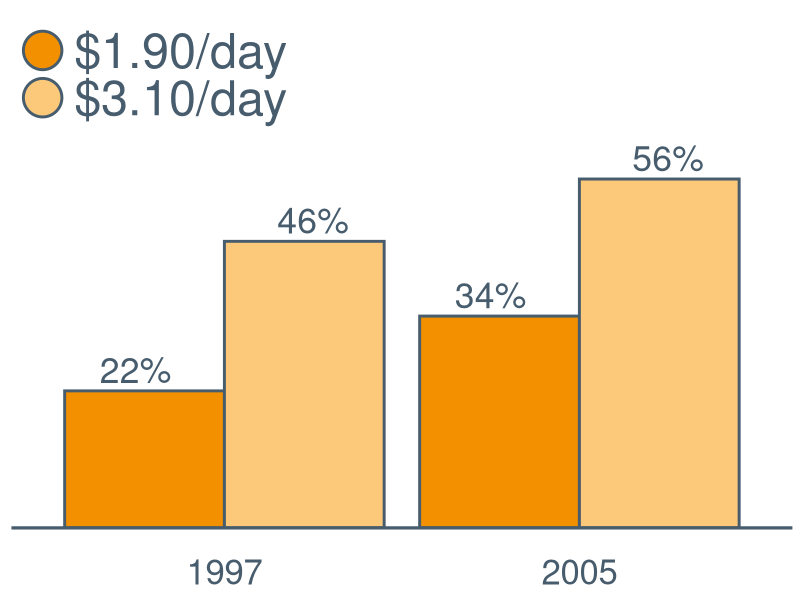
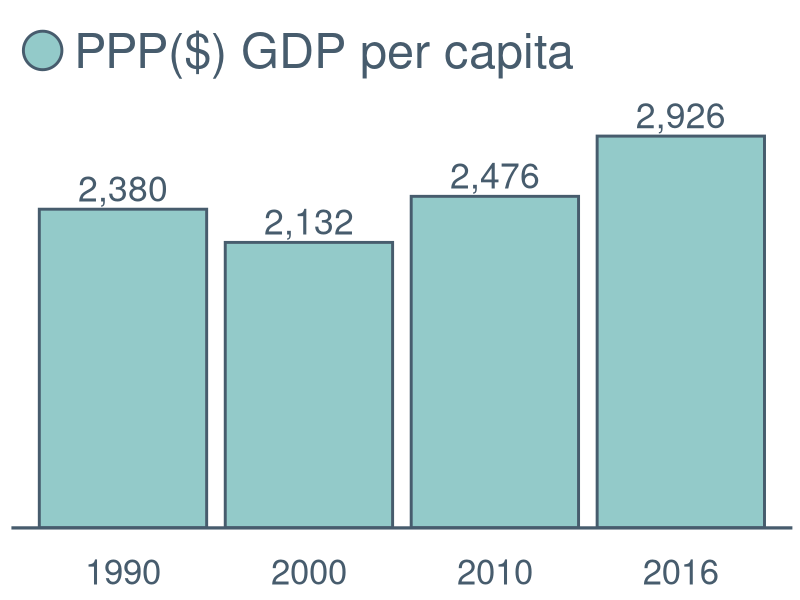
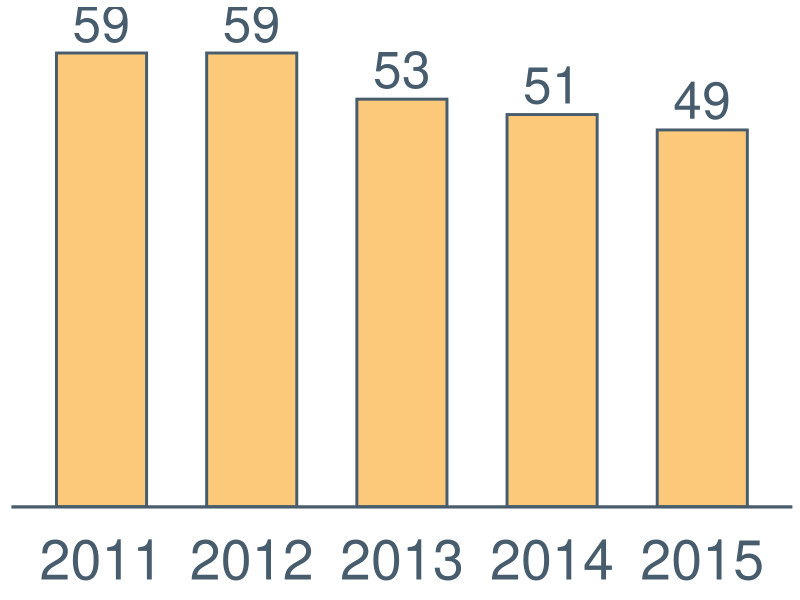
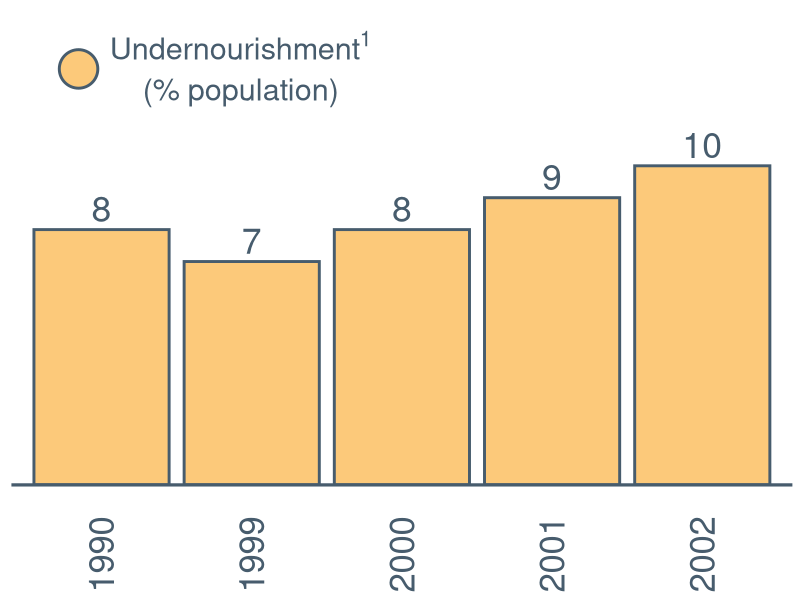
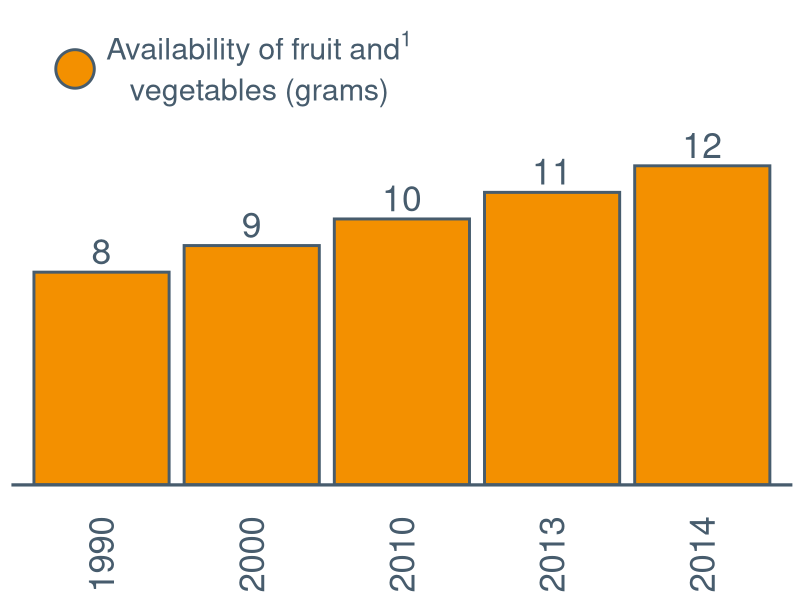
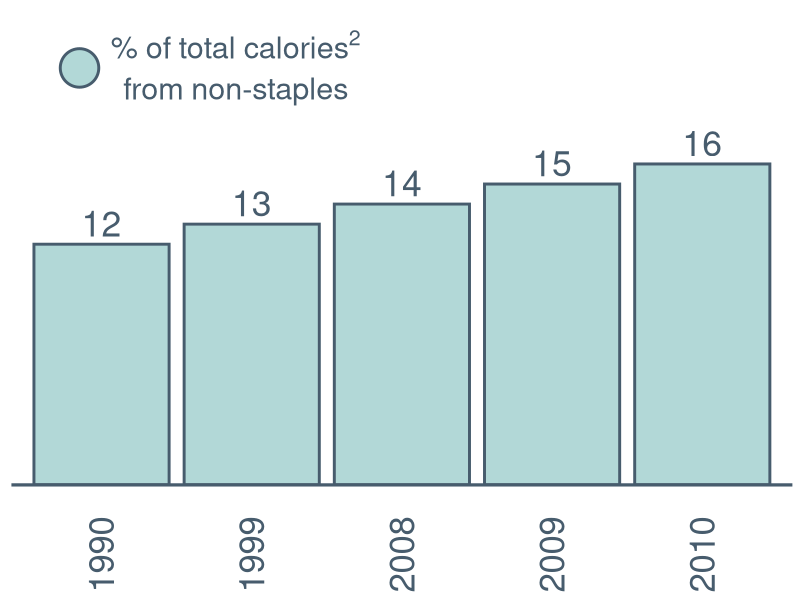
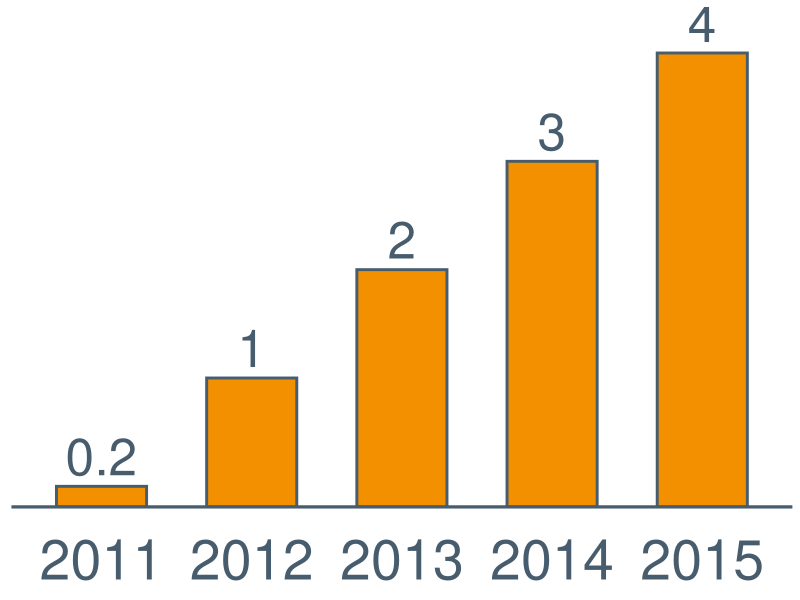
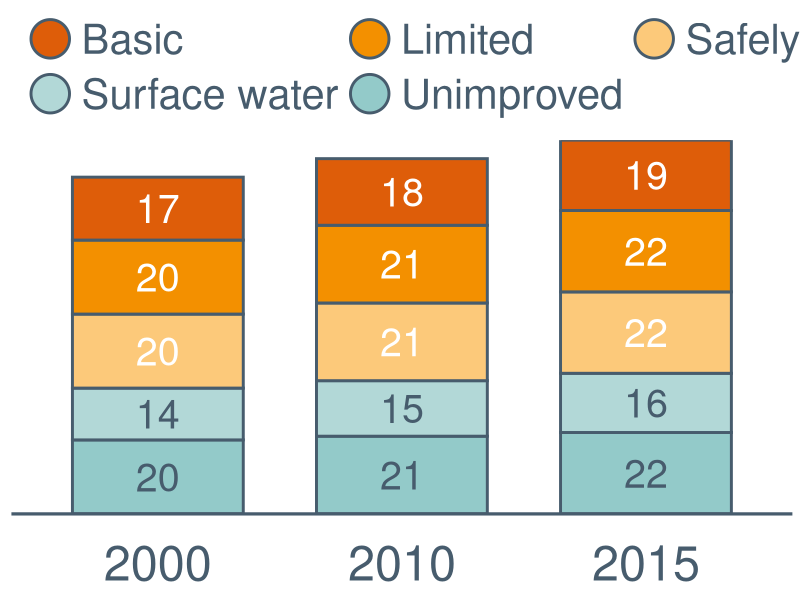

R code for these plots, in order: (Note: this script raises an error after producing the figures.)
####Setup#####
list.of.packages <- c("ggplot2","reshape2","data.table","scales","varhandle","Cairo","plyr","eulerr")
new.packages <- list.of.packages[!(list.of.packages %in% installed.packages()[,"Package"])]
if(length(new.packages)) install.packages(new.packages)
lapply(list.of.packages, require, character.only=T)

wd <- "~/git/gnr-country-profile-2018"
setwd(wd)

set.seed(12345)

dat <- read.csv("data.csv",na.strings=c("","."," "),as.is=TRUE)

countries <- unique(dat$country)

wd <- "~/git/gnr-country-profile-2018/charts"
setwd(wd)

# unlink(
#   dir(wd, full.names = TRUE)
#   , recursive = TRUE
# )
blank <- data.frame(x=0,y=0,text="No data")
no.data <- ggplot(blank,aes(x,y,label=text)) +
  geom_text(size=20,color="grey") +
  theme(
    axis.line = element_blank()
    ,axis.text = element_blank()
    ,axis.ticks = element_blank()
    ,axis.title = element_blank()
    ,panel.grid.major = element_blank()
    ,panel.grid.minor = element_blank()
  )
blank2 <- data.frame(x=0,y=0,text=" ")
cblank <- ggplot(blank2,aes(x,y,label=text)) +
  geom_text(size=20) +
  theme(
    axis.line = element_blank()
    ,axis.text = element_blank()
    ,axis.ticks = element_blank()
    ,axis.title = element_blank()
    ,panel.grid.major = element_blank()
    ,panel.grid.minor = element_blank()
    ,panel.border = element_blank()
    ,panel.background = element_blank()
    ,plot.background = element_blank()
  )

simple_style = theme_bw() +
  theme(
    panel.border = element_blank()
    ,panel.grid.major = element_blank()
    ,panel.background = element_blank()
    ,plot.background = element_blank()
    ,panel.grid.minor = element_blank()
    ,axis.line = element_line(colour = "black"))

yellow <- "#FCC97A" #light orange
orange <- "#F39000" #orange
red <- "#DE5D09" #dark orange
blue <- "#475C6D" #dark grey
light.blue <- "#93CAC9" #aqua
lighter.blue <- "#B2D8D7" #aqua light
dark.grey <- "#A0ADBB" #grey
grey <- "#CFD9E5" #light grey
white <- "#ffffff"

# dark_orange = "#DE5D09"
# orange = "#F39000"
# light_orange = "#FCC97A"
# dark_aqua = "#007495"
# aqua = "#93CAC9"
# aqua_light = "#B2D8D7"
# aqua_extra_light = "#D1E7E5"
# dark_grey = "#475C6D"
# grey = "#A0ADBB"
# light_grey = "#CFD9E5"

quintileFillValues <- c(red, orange, yellow, lighter.blue, light.blue)

yellowOrangeFill <- scale_fill_manual(values=c(yellow,orange))
orangeYellowFill <- scale_fill_manual(values=c(orange,yellow))
yellowOrangeRedFill <- scale_fill_manual(values=c(yellow,orange,red))
orangeFill <- scale_fill_manual(values=c(orange))
yellowFill <- scale_fill_manual(values=c(yellow))
blueFill <- scale_fill_manual(values=c(blue))
lightBlueLighterBlueFill  <- scale_fill_manual(values=c(light.blue, lighter.blue))
lightBlueFill <- scale_fill_manual(values=c(light.blue))
lighterBlueFill <- scale_fill_manual(values=c(lighter.blue))
quintileFill <-  scale_fill_manual(values=quintileFillValues)

yellowOrangeColor <- scale_color_manual(values=c(yellow,orange))
orangeYellowColor <- scale_color_manual(values=c(orange,yellow))
yellowOrangeRedColor <- scale_color_manual(values=c(yellow,orange,red))
orangeColor <- scale_color_manual(values=c(orange))
blueColor <- scale_color_manual(values=c(blue))
quintileColor <-  scale_color_manual(values=quintileFillValues)

textQuintileOffset <- scale_color_manual(values=c(white,white,blue,blue,blue))

firstAndLast <- function(vec,year_vec){
  label_df = data.frame(vec,year_vec)
  min.year = min(year_vec,na.rm=T)
  max.year = max(year_vec,na.rm=T)
  label_df$include = NA
  label_df$include[label_df$year_vec==min.year] = 1
  label_df$include[label_df$year_vec==max.year] = 1
  if(is.factor(label_df$vec)){label_df$vec = unfactor(label_df$vec)}
  label_df$vec[which(is.na(label_df$include))] = ""
  return(label_df$vec)
}

safeFormat <- function(vec, prefix="", suffix=""){
  results <- c()
  for(x in vec){
    #Missing
    if(is.na(x)){
      result <- ""
      #Large Negative
    }else if(x<= -1000){
      result <- format(round(x, digits = 0),format="d",big.mark=",")
      #Middle Negative
    }else if(x< -1){
      result <- round(x,digits=0)
      #Small negative
    }else if(x<0){
      result <- round(x,digits=1)
      #Zero
    }else if(x==0){
      result <- "0"
      #Small positive
    }else if(x<1){
      result <- round(x,digits=1)
      #Middle positive
    }else if(x<1000){
      result <- round(x,digits=0)
      #Large positive
    }else{
      result <- format(round(x, digits = 0),format="d",big.mark=",")
    }
    if(result!=""){
      result = paste0(prefix,result,suffix)
    }
    results <- c(results,result)
  }
  return(results)
}

####End setup####
####Loop####
for(this.country in countries){
  message(this.country)
  # dir.create(paste(wd,this.country,sep="/"))
  setwd(paste(wd,this.country,sep="/"))
  countrydat <- subset(dat,country==this.country)
  #Chart 1 part a and b
  indicators = c("190_percent","310_percent","GDP_capita_PPP")
  c1data = subset(countrydat,indicator %in% indicators)
  c1data$value = as.numeric(c1data$value)
  c1data <- subset(c1data,!is.na(year))
  if(nrow(c1data)!=0){
    c1a.melt <- subset(c1data, indicator %in% c("190_percent","310_percent"))
    c1a.melt$variable = NA
    c1a.melt$variable[which(c1a.melt$indicator=="190_percent")] = "$1.90/day"
    c1a.melt$variable[which(c1a.melt$indicator=="310_percent")] = "$3.10/day"
    c1a.melt <- subset(c1a.melt,!is.na(value))
    c1a.melt <- c1a.melt[order(c1a.melt$year),]
    c1a.melt$year = as.factor(c1a.melt$year)
    c1a.max <- max(c1a.melt$value,na.rm=TRUE)
    c1b.melt <- subset(c1data,indicator == "GDP_capita_PPP")
    c1b.melt$variable = "PPP($) GDP per capita"
    c1b.melt <- subset(c1b.melt,!is.na(value))
    c1b.melt <- c1b.melt[order(c1b.melt$year),]
    c1b.melt$year = as.factor(c1b.melt$year)
    c1b.max <- max(c1b.melt$value,na.rm=TRUE)
    c1a.key.data = data.frame(year=as.numeric(c(NA,NA)),variable=c("$1.90/day","$3.10/day"),value=as.numeric(c(NA,NA)))
    c1a = ggplot(c1a.melt,aes(year,value,fill=variable)) +
      geom_bar(position="dodge",stat="identity",color=blue,show.legend=F,size=1) +
      geom_point(data=c1a.key.data,aes(fill=variable),size=12,color=blue,stroke=1.5,shape=21) +
      orangeYellowFill +
      guides(fill=guide_legend(title=element_blank(),byrow=TRUE)) +
      simple_style  +
      scale_y_continuous(expand = c(0,0),limits=c(0,max(c1a.max*1.1,1))) +
      # expand_limits(y=c1a.max*1.1) +
      theme(
        legend.position="top"
        ,legend.text = element_text(size=35,color=blue)
        ,legend.justification=c(0,0)
        ,legend.direction="vertical"
        ,axis.title.x=element_blank()
        ,axis.title.y=element_blank()
        ,axis.ticks=element_blank()
        ,axis.line.y = element_blank()
        ,axis.line.x = element_line(color=blue, size = 1.1)
        ,axis.text.y = element_blank()
        ,axis.text.x = element_text(size=25,color=blue,margin=margin(t=20,r=0,b=0,l=0))
        ,legend.background = element_rect(fill = "transparent", colour = "transparent")
        ,legend.key = element_blank()
      ) + geom_text(size=9,aes(label=safeFormat(value,suffix="%")),position=position_dodge(1),vjust=-0.3,color=blue)
    if(nrow(c1a.melt)==0){c1a.missing<-TRUE}else{c1a.missing<-FALSE}
    c1b.key.data = data.frame(year=as.numeric(c(NA)),variable=c("PPP($) GDP per capita"),value=as.numeric(c(NA)))
    c1b = ggplot(c1b.melt,aes(year,value,fill=variable)) +
      geom_bar(position="dodge",stat="identity",color=blue,show.legend=F,size=1) +
      geom_point(data=c1b.key.data,aes(fill=variable),size=12,color=blue,stroke=1.5,shape=21) +
      lightBlueFill +
      guides(fill=guide_legend(title=element_blank(),byrow=TRUE)) +
      simple_style  +
      scale_y_continuous(expand = c(0,0)) +
      expand_limits(y=c1b.max*1.1) +
      theme(
        legend.position="top"
        ,legend.text = element_text(size=35,color=blue)
        ,legend.justification=c(0,0)
        ,legend.direction="vertical"
        ,axis.title.x=element_blank()
        ,axis.title.y=element_blank()
        ,axis.ticks=element_blank()
        ,axis.line.y = element_blank()
        ,axis.line.x = element_line(color=blue, size = 1.1)
        ,axis.text.y = element_blank()
        ,axis.text.x = element_text(size=25,color=blue,margin=margin(t=20,r=0,b=0,l=0))
        ,legend.background = element_rect(fill = "transparent", colour = "transparent")
        ,legend.key = element_blank()
        ,legend.key.size = unit(2.2,"lines")
      ) + geom_text(size=9,aes(label=safeFormat(value)),position=position_dodge(1),vjust=-0.3,color=blue)
    if(nrow(c1b.melt)==0){c1b.missing<-TRUE}else{c1b.missing<-FALSE}
  }else{
    c1a.missing <- TRUE
    c1b.missing <- TRUE
  }

  #Chart 2
  indicators = c("u5mr")
  c2data = subset(countrydat,indicator %in% indicators)
  c2data$value = as.numeric(c2data$value)
  c2data = subset(c2data, !is.na(value))
  c2data <- c2data[order(c2data$year),]
  c2data$year = as.factor(c2data$year)
  c2.max <- max(c2data$value,na.rm=TRUE)
  c2 <- ggplot(c2data,aes(year,value,fill="Deaths per 1,000 live births")) +
    geom_bar(stat="identity",width=0.6,color=blue,show.legend=F,size=1) +
    yellowFill +
    simple_style  +
    scale_y_continuous(expand = c(0,0)) +
    # scale_x_continuous(limits = c(2010.7,2015.3)) +
    expand_limits(y=c2.max*1.1) +
    theme(
      legend.position="top"
      ,legend.text = element_text(size=40,color=blue)
      ,legend.justification=c(0,0)
      ,legend.direction="vertical"
      ,axis.title.x=element_blank()
      ,axis.title.y=element_blank()
      ,axis.ticks=element_blank()
      ,axis.line.y = element_blank()
      ,axis.line.x = element_line(color=blue, size = 1.1)
      ,axis.text.y = element_blank()
      ,axis.text.x = element_text(size=40,color=blue,margin=margin(t=20,r=0,b=0,l=0))
      ,legend.background = element_rect(fill = "transparent", colour = "transparent")
      ,legend.key = element_rect(fill = "transparent", colour = "transparent")
      ,legend.key.size = unit(2.5,"lines")
    ) + geom_text(size=13,aes(label=safeFormat(value)),position=position_dodge(1),vjust=-0.3,color=blue)
  #Chart 3 part a and b
  indicators = c("undernourishment_prev","fruit_veg_availability","total_calories_non_staple")
  c3data = subset(countrydat,indicator %in% indicators)
  c3data$value = as.numeric(c3data$value)
  c3data <- subset(c3data,!is.na(year))
  if(nrow(c3data)!=0){
    c3a.data <- subset(c3data,indicator==indicators[1])
    c3a.data$variable = c3a.data$indicator
    c3a.data <- subset(c3a.data,!is.na(value))
    c3a.data <- c3a.data[order(c3a.data$year),]
    c3a.data$year <- factor(c3a.data$year)
    c3b.data <- subset(c3data,indicator==indicators[2])
    c3b.data$variable = c3b.data$indicator
    c3b.data <- subset(c3b.data,!is.na(value))
    c3b.data <- c3b.data[order(c3b.data$year),]
    c3b.data$year <- factor(c3b.data$year)
    c3c.data <- subset(c3data,indicator==indicators[3])
    c3c.data$variable = c3c.data$indicator
    c3c.data <- subset(c3c.data,!is.na(value))
    c3c.data <- c3c.data[order(c3c.data$year),]
    c3c.data$year <- factor(c3c.data$year)
    c3a.max <- max(c3a.data$value,na.rm=TRUE)
    c3b.max <- max(c3b.data$value,na.rm=TRUE)
    c3c.max <- max(c3c.data$value,na.rm=TRUE)
    if(nrow(c3a.data)!=0){
      c3a.key.data = data.frame(year=as.numeric(c(NA)),variable=c(indicators[1]),value=as.numeric(c(NA)))
      c3a <- ggplot(c3a.data,aes(year,value,fill=variable)) +
        geom_bar(position="dodge",stat="identity",color=blue,show.legend=FALSE,size=1) +
        geom_point(data=c3a.key.data,aes(fill=variable),size=12,color=blue,stroke=1.5,shape=21) +
        scale_fill_manual(
          labels=c(bquote(atop('Undernourishment' ^ 1,'(% population)')))
          ,breaks=c(indicators[1])
          ,values=c(yellow)
        ) +
        guides(fill = guide_legend(title=element_blank(),byrow=TRUE,override.aes = list(alpha = 1))) +
        simple_style  +
        scale_y_continuous(expand = c(0,0)) +
        expand_limits(y=c3a.max*1.1) +
        theme(
          legend.position="top"
          ,legend.text = element_text(size=22,color=blue)
          ,legend.justification=c(0.08,0)
          ,legend.direction="vertical"
          ,axis.title.x=element_blank()
          ,axis.title.y=element_blank()
          ,axis.ticks=element_blank()
          ,axis.line.y = element_blank()
          ,axis.line.x = element_line(color=blue, size = 1.1)
          ,axis.text.y = element_blank()
          ,axis.text.x = element_text(size=25,color=blue, angle=90, margin=margin(t=20,r=0,b=0,l=0), vjust=0.5)
          ,legend.background = element_rect(fill = "transparent", colour = "transparent")
          ,legend.key = element_rect(fill = "transparent", colour = "transparent")
        ) + geom_text(size=9,aes(label=safeFormat(value)),position=position_dodge(1),vjust=-0.3,color=blue)
      c3a.missing <- FALSE
    }else{
      c3a <- no.data
      c3a.missing <- TRUE
    }
    if(nrow(c3b.data)!=0){
      uniqueYears <- length(unique(c3b.data$year))
      if(uniqueYears>1){
        barWidth = 0.9
      }else{
        barWidth = 0.5
      }
      c3b.key.data = data.frame(year=as.numeric(c(NA)),variable=c(indicators[2]),value=as.numeric(c(NA)))
    c3b <- ggplot(c3b.data,aes(year,value,fill=variable)) +
      geom_bar(position="dodge",stat="identity",color=blue,width=barWidth,show.legend=FALSE,size=1) +
      geom_point(data=c3b.key.data,aes(fill=variable),size=12,color=blue,stroke=1.5,shape=21) +
      scale_fill_manual(
        labels=c(bquote(atop('Availability of fruit and' ^ 1,'vegetables (grams)')))
        ,breaks=c(indicators[2])
        ,values=c(orange)
      ) +
      guides(fill = guide_legend(title=element_blank(),byrow=TRUE,override.aes = list(alpha = 1))) +
      simple_style  +
      scale_y_continuous(expand = c(0,0)) +
      expand_limits(y=c3b.max*1.1) +
      theme(
        legend.position="top"
        ,legend.text = element_text(size=22,color=blue)
        ,legend.justification=c(0.08,0)
        ,legend.direction="vertical"
        ,axis.title.x=element_blank()
        ,axis.title.y=element_blank()
        ,axis.ticks=element_blank()
        ,axis.line.y = element_blank()
        ,axis.line.x = element_line(color=blue, size = 1.1)
        ,axis.text.y = element_blank()
        ,axis.text.x = element_text(size=25,color=blue, angle=90, margin=margin(t=20,r=0,b=0,l=0), vjust=0.5)
        ,legend.background = element_rect(fill = "transparent", colour = "transparent")
        ,legend.key = element_rect(fill = "transparent", colour = "transparent")
      ) + geom_text(size=9,aes(label=safeFormat(value)),position=position_dodge(1),vjust=-0.3,color=blue)
      c3b.missing <- FALSE
    }else{
      c3b <- no.data
      c3b.missing <- TRUE
    }
    if(nrow(c3c.data)!=0){
      c3c.key.data = data.frame(year=as.numeric(c(NA)),variable=c(indicators[3]),value=as.numeric(c(NA)))
    c3c <- ggplot(c3c.data,aes(year,value,fill=variable)) +
      geom_bar(position="dodge",stat="identity",color=blue,show.legend=FALSE,size=1) +
      geom_point(data=c3c.key.data,aes(fill=variable),size=12,color=blue,stroke=1.5,shape=21) +
      scale_fill_manual(
        labels=c(bquote(atop('% of total calories' ^ 2,'from non-staples')))
        ,breaks=c(indicators[3])
        ,values=c(lighter.blue)
      ) +
      guides(fill = guide_legend(title=element_blank(),byrow=TRUE,override.aes = list(alpha = 1))) +
      simple_style  +
      scale_y_continuous(expand = c(0,0)) +
      expand_limits(y=c3c.max*1.1) +
      theme(
        legend.position="top"
        ,legend.text = element_text(size=22,color=blue)
        ,legend.justification=c(0.08,0)
        ,legend.direction="vertical"
        ,axis.title.x=element_blank()
        ,axis.title.y=element_blank()
        ,axis.ticks=element_blank()
        ,axis.line.y = element_blank()
        ,axis.line.x = element_line(color=blue, size = 1.1)
        ,axis.text.y = element_blank()
        ,axis.text.x = element_text(size=25,color=blue, angle=90, margin=margin(t=20,r=0,b=0,l=0), vjust=0.5)
        ,legend.background = element_rect(fill = "transparent", colour = "transparent")
        ,legend.key = element_rect(fill = "transparent", colour = "transparent")
      ) + geom_text(size=9,aes(label=safeFormat(value)),position=position_dodge(1),vjust=-0.3,color=blue)
      c3c.missing <- FALSE
    }else{
      c3c <- no.data
      c3c.missing <- TRUE
    }
  }else{
    c3a <- no.data
    c3b <- no.data
    c3c <- no.data
    c3a.missing <- TRUE
    c3b.missing <- TRUE
    c3c.missing <- TRUE
  }
  #Chart 4
  indicators = c("female_secondary_enroll_net")
  c4data = subset(countrydat,indicator %in% indicators)
  c4data$value = as.numeric(c4data$value)
  c4data = subset(c4data, !is.na(value))
  c4data <- c4data[order(c4data$year),]
  c4data$year = as.factor(c4data$year)
  c4.max <- max(c4data$value,na.rm=TRUE)
  c4 <- ggplot(c4data,aes(year,value,fill="Blue")) +
    geom_bar(stat="identity",width=0.6,color=blue,size=1) +
    orangeFill +
    guides(fill=FALSE) +
    simple_style  +
    scale_y_continuous(expand = c(0,0)) +
    expand_limits(y=c4.max*1.1) +
    theme(
      legend.position="top"
      ,legend.text = element_text(size=40,color=blue)
      ,legend.justification=c(0,0)
      ,legend.direction="vertical"
      ,axis.title.x=element_blank()
      ,axis.title.y=element_blank()
      ,axis.ticks=element_blank()
      ,axis.line.y = element_blank()
      ,axis.line.x = element_line(color=blue, size = 1.1)
      ,axis.text.y = element_blank()
      ,axis.text.x = element_text(size=40,color=blue,margin=margin(t=20,r=0,b=0,l=0))
      ,legend.background = element_rect(fill = "transparent", colour = "transparent")
      ,legend.key = element_rect(fill = "transparent", colour = "transparent")
      ,legend.key.size = unit(2.5,"lines")
    ) + geom_text(size=13,aes(label=safeFormat(value)),position=position_dodge(1),vjust=-0.3,color=blue)
  #Chart 5
  indicators = c("basic_water","limited_water","safely_managed_water","surface_water","unimproved_water")
  c5names = c("Basic","Limited","Safely managed","Surface water","Unimproved")
  c5data = subset(countrydat,indicator %in% indicators)
  c5data$value = as.numeric(c5data$value)
  c5data = subset(c5data, !is.na(value))
  c5data <- c5data[order(c5data$year),]
  c5data$year = as.factor(c5data$year)
  c5.max <- max(c5data$value,na.rm=TRUE)
  for(j in 1:length(indicators)){
    ind = indicators[j]
    indname = c5names[j]
    c5data$indicator[which(c5data$indicator==ind)] = indname
  }
  c5data$indicator <- factor(c5data$indicator)
  c5data <- c5data[order(is.na(c5data$value),c5data$year,desc(c5data$indicator)),]
  c5data <- ddply(c5data, .(year),
                       transform, pos = cumsum(value) - (0.5 * value)
                   ,valid = sum(!is.na(value),na.rm=TRUE))
  c5data <- subset(c5data,valid>=1)
  c5.key.data = data.frame(
    indicator = c5names,
    year = as.numeric(rep(NA,5)),
    value = as.numeric(rep(NA,5)),
    pos = as.numeric(rep(NA,5)),
    valid = as.numeric(rep(NA,5))
  )
  c5 <- ggplot(c5data,aes(year,value,fill=indicator)) +
    geom_bar(stat="identity",width=0.7,color=blue,size=1,show.legend=F) +
    geom_point(data=c5.key.data,aes(fill=indicator),size=12,color=blue,stroke=1.5,shape=21) +
    scale_fill_manual(
      labels=c5names
      ,values=quintileFillValues
      ,drop = FALSE
    ) +
    guides(fill=guide_legend(title=element_blank(),nrow=2,byrow=TRUE)) +
    simple_style  +
    scale_y_continuous(expand = c(0,0)) +
    theme(
      legend.position="top"
      ,legend.text = element_text(size=30,color=blue)
      ,legend.justification=c(0,0)
      ,legend.direction="horizontal"
      ,axis.title.x=element_blank()
      ,axis.title.y=element_blank()
      ,axis.ticks=element_blank()
      ,axis.line.y = element_blank()
      ,axis.line.x = element_line(color=blue, size = 1.1)
      ,axis.text.y = element_blank()
      ,axis.text.x = element_text(size=35,color=blue,margin=margin(t=20,r=0,b=0,l=0))
      ,legend.background = element_rect(fill = "transparent", colour = "transparent")
      ,legend.key = element_rect(fill = "transparent", colour = "transparent")
      ,legend.key.size = unit(2.2,"lines")
    ) + geom_text(data=subset(c5data,value>3),size=10,aes(y=pos,label=safeFormat(value),color=indicator),show.legend=FALSE) +
    scale_color_manual(breaks=c5names,values=c(white,white,white,blue,blue),drop=FALSE)
  #Chart 6
  indicators = c("basic_sanitation","limited_sanitation","open_defecation","safely_managed_sanitation","unimproved_sanitation")
  c6names = c("Basic","Limited","Open defecation","Safely managed","Unimproved")
  c6data = subset(countrydat,indicator %in% indicators)
  c6data$value = as.numeric(c6data$value)
  c6data = subset(c6data, !is.na(value))
  c6data <- c6data[order(c6data$year),]
  c6data$year = as.factor(c6data$year)
  c6.max <- max(c6data$value,na.rm=TRUE)
  for(j in 1:length(indicators)){
    ind = indicators[j]
    indname = c6names[j]
    c6data$indicator[which(c6data$indicator==ind)] = indname
  }
  c6data$indicator <- factor(c6data$indicator)
  c6data <- c6data[order(is.na(c6data$value),c6data$year,desc(c6data$indicator)),]
  c6data <- ddply(c6data, .(year),
                  transform, pos = cumsum(value) - (0.5 * value)
                  ,valid = sum(!is.na(value),na.rm=TRUE))
  c6data <- subset(c6data,valid>=1)
  c6.key.data = data.frame(
    indicator = c6names,
    year = as.numeric(rep(NA,5)),
    value = as.numeric(rep(NA,5)),
    pos = as.numeric(rep(NA,5)),
    valid = as.numeric(rep(NA,5))
  )
  c6 <- ggplot(c6data,aes(year,value,fill=indicator)) +
    geom_bar(stat="identity",width=0.7,color=blue,size=1,show.legend=F) +
    geom_point(data=c6.key.data,aes(fill=indicator),size=12,color=blue,stroke=1.5,shape=21) +
    scale_fill_manual(
      labels=c6names
      ,values=quintileFillValues
      ,drop = FALSE
    ) +
    guides(fill=guide_legend(title=element_blank(),nrow=2,byrow=TRUE)) +
    simple_style  +
    scale_y_continuous(expand = c(0,0)) +
    theme(
      legend.position="top"
      ,legend.text = element_text(size=30,color=blue)
      ,legend.justification=c(0,0)
      ,legend.direction="horizontal"
      ,axis.title.x=element_blank()
      ,axis.title.y=element_blank()
      ,axis.ticks=element_blank()
      ,axis.line.y = element_blank()
      ,axis.line.x = element_line(color=blue, size = 1.1)
      ,axis.text.y = element_blank()
      ,axis.text.x = element_text(size=35,color=blue,margin=margin(t=20,r=0,b=0,l=0))
      ,legend.background = element_rect(fill = "transparent", colour = "transparent")
      ,legend.key = element_rect(fill = "transparent", colour = "transparent")
      ,legend.key.size = unit(2.2,"lines")
    ) + geom_text(data=subset(c6data,value>3),size=10,aes(y=pos,label=safeFormat(value),color=indicator),show.legend=FALSE) +
    scale_color_manual(breaks=c6names,values=c(white,white,white,blue,blue),drop=FALSE)
  #Chart 7
  indicators = c("agriculture_expenditure","education_spending","health_spending","social_protection_spending")
  c7names = c("Agriculture","Education","Health","Social protection")
  c7data = subset(countrydat,indicator %in% indicators)
  c7data$value = as.numeric(c7data$value)
  c7data = subset(c7data, !is.na(value))
  c7data <- c7data[order(c7data$year),]
  c7data$year = as.factor(c7data$year)
  c7.max <- max(c7data$value,na.rm=TRUE)
  for(j in 1:length(indicators)){
    ind = indicators[j]
    indname = c7names[j]
    c7data$indicator[which(c7data$indicator==ind)] = indname
  }
  c7data$indicator <- factor(c7data$indicator)
  c7data <- c7data[order(is.na(c7data$value),c7data$year,desc(c7data$indicator)),]
  c7data <- ddply(c7data, .(year),
                  transform, pos = cumsum(value) - (0.5 * value)
                  ,valid = sum(!is.na(value),na.rm=TRUE))
  c7data <- subset(c7data,valid>=1)
  c7.key.data = data.frame(
    indicator = c7names,
    year = as.numeric(rep(NA,4)),
    value = as.numeric(rep(NA,4)),
    pos = as.numeric(rep(NA,4)),
    valid = as.numeric(rep(NA,4))
  )
  if(nrow(c7data)>0){

  uniqueYears <- length(unique(c7data$year))
  if(uniqueYears>1){
    barWidth = 0.7
  }else{
    barWidth = 0.4
  }
  c7 <- ggplot(c7data,aes(year,value,fill=indicator)) +
    geom_bar(stat="identity",width=barWidth,color=blue,size=1,show.legend=F) +
    geom_point(data=c7.key.data,aes(fill=indicator),size=12,color=blue,stroke=1.5,shape=21) +
    scale_fill_manual(
      labels=c7names
      ,values=quintileFillValues
      ,drop = FALSE
    ) +
    guides(fill=guide_legend(title=element_blank(),nrow=2,byrow=TRUE)) +
    simple_style  +
    scale_y_continuous(expand = c(0,0)) +
    theme(
      legend.position="top"
      ,legend.text = element_text(size=30,color=blue)
      ,legend.justification=c(0,0)
      ,legend.direction="horizontal"
      ,axis.title.x=element_blank()
      ,axis.title.y=element_blank()
      ,axis.ticks=element_blank()
      ,axis.line.y = element_blank()
      ,axis.line.x = element_line(color=blue, size = 1.1)
      ,axis.text.y = element_blank()
      ,axis.text.x = element_text(size=35,color=blue,margin=margin(t=20,r=0,b=0,l=0))
      ,legend.background = element_rect(fill = "transparent", colour = "transparent")
      ,legend.key = element_rect(fill = "transparent", colour = "transparent")
      ,legend.key.size = unit(2.2,"lines")
    ) + geom_text(data=subset(c7data,value>0),size=10,aes(y=pos,label=safeFormat(value),color=indicator),show.legend=FALSE) +
    scale_color_manual(breaks=c7names,values=c(white,white,white,blue),drop=FALSE)
  }else{
    c7 <- no.data
  }
  grouped_line = function(countrydat, ind, disagg, disagg.values, fill=orangeYellowFill, color=orangeYellowColor, percent=F, legend=F){
    cdata = subset(countrydat, (indicator==ind & disaggregation==disagg))
    cdata$value = as.numeric(cdata$value)
    if(percent){
      cdata$value = cdata$value*100
    }
    cdata = subset(cdata, !is.na(value))
    cdata <- cdata[order(cdata$year),]
    cdata$year = as.factor(cdata$year)
    cdata$disagg.value = factor(cdata$disagg.value,levels=disagg.values)
    c.max <- max(cdata$value,na.rm=TRUE)
    c.key.data = data.frame(year=as.numeric(rep(NA,length(disagg.values))),disagg.value=disagg.values,value=as.numeric(rep(NA,length(disagg.values))))
    c.key.data$disagg.value = factor(c.key.data$disagg.value,levels=disagg.values)
    c = ggplot(cdata,aes(year,value,group=disagg.value,color=disagg.value)) +
      geom_line(show.legend=F,size=1) +
      geom_point(data=c.key.data,aes(group=disagg.value,fill=disagg.value),size=12,color=blue,stroke=1.5,shape=21,show.legend=legend) +
      fill +
      color +
      guides(fill=guide_legend(title=element_blank(),byrow=TRUE),color=F) +
      simple_style  +
      scale_y_continuous(expand = c(0,0),limits=c(0,max(c.max*1.1,1))) +
      # expand_limits(y=c1a.max*1.1) +
      theme(
        legend.position="top"
        ,legend.text = element_text(size=35,color=blue)
        ,legend.justification=c(0,0)
        ,legend.direction="vertical"
        ,axis.title.x=element_blank()
        ,axis.title.y=element_blank()
        ,axis.ticks=element_blank()
        ,axis.line.y = element_blank()
        ,axis.line.x = element_line(color=blue, size = 1.1)
        ,axis.text.y = element_text(size=25,color=dark.grey)
        ,axis.text.x = element_text(size=25,color=blue,margin=margin(t=20,r=0,b=0,l=0))
        ,panel.grid.major.y = element_line(color=dark.grey)
        ,legend.background = element_rect(fill = "transparent", colour = "transparent")
        ,legend.key = element_blank()
      ) + geom_text(size=9,aes(group=disagg.value,label=firstAndLast(safeFormat(value),unfactor(year))),position=position_dodge(0.5),vjust=-0.3,show.legend=F) 
    return(c)
  }
  grouped_bar = function(countrydat, ind, disagg, disagg.values, fill=orangeYellowFill, percent=F, legend=F, spacing=1){
    cdata = subset(countrydat, (indicator==ind & disaggregation==disagg))
    cdata$value = as.numeric(cdata$value)
    if(percent){
      cdata$value = cdata$value*100
    }
    cdata = subset(cdata, !is.na(value))
    cdata <- cdata[order(cdata$year),]
    cdata$year = as.factor(cdata$year)
    cdata$disagg.value = factor(cdata$disagg.value,levels=disagg.values)
    c.max <- max(cdata$value,na.rm=TRUE)
    c.key.data = data.frame(year=as.numeric(rep(NA,length(disagg.values))),disagg.value=disagg.values,value=as.numeric(rep(NA,length(disagg.values))))
    c.key.data$disagg.value = factor(c.key.data$disagg.value,levels=disagg.values)
    c = ggplot(cdata,aes(year,value,group=disagg.value,fill=disagg.value)) +
      geom_bar(position=position_dodge(spacing),stat="identity",color=blue,show.legend=F,size=1) +
      geom_point(data=c.key.data,aes(group=disagg.value,fill=disagg.value),size=12,color=blue,stroke=1.5,shape=21,show.legend=legend) +
      fill +
      guides(fill=guide_legend(title=element_blank(),byrow=TRUE)) +
      simple_style  +
      scale_y_continuous(expand = c(0,0),limits=c(0,max(c.max*1.1,1))) +
      # expand_limits(y=c1a.max*1.1) +
      theme(
        legend.position="top"
        ,legend.text = element_text(size=35,color=blue)
        ,legend.justification=c(0,0)
        ,legend.direction="vertical"
        ,axis.title.x=element_blank()
        ,axis.title.y=element_blank()
        ,axis.ticks=element_blank()
        ,axis.line.y = element_blank()
        ,axis.line.x = element_line(color=blue, size = 1.1)
        ,axis.text.y = element_blank()
        ,axis.text.x = element_text(size=25,color=blue,margin=margin(t=20,r=0,b=0,l=0))
        ,legend.background = element_rect(fill = "transparent", colour = "transparent")
        ,legend.key = element_blank()
      ) + geom_text(size=9,aes(group=disagg.value,label=safeFormat(value)),position=position_dodge(spacing),vjust=-0.3,show.legend=F,color=blue) 
    return(c)
  }
  single_bar = function(countrydat, ind, disagg.values, fill=orangeYellowFill, percent=F, legend=F, spacing=1){
    cdata = subset(countrydat, (indicator==ind))
    cdata$value = as.numeric(cdata$value)
    if(percent){
      cdata$value = cdata$value*100
    }
    cdata = subset(cdata, !is.na(value))
    cdata <- cdata[order(cdata$year),]
    cdata$year = as.factor(cdata$year)
    cdata$disagg.value = disagg.values
    cdata$disagg.value = factor(cdata$disagg.value,levels=disagg.values)
    c.max <- max(cdata$value,na.rm=TRUE)
    c.key.data = data.frame(year=as.numeric(rep(NA,length(disagg.values))),disagg.value=disagg.values,value=as.numeric(rep(NA,length(disagg.values))))
    c.key.data$disagg.value = factor(c.key.data$disagg.value,levels=disagg.values)
    c = ggplot(cdata,aes(year,value,group=disagg.value,fill=disagg.value)) +
      geom_bar(position=position_dodge(spacing),stat="identity",color=blue,show.legend=F,size=1) +
      geom_point(data=c.key.data,aes(group=disagg.value,fill=disagg.value),size=12,color=blue,stroke=1.5,shape=21,show.legend=legend) +
      fill +
      guides(fill=guide_legend(title=element_blank(),byrow=TRUE)) +
      simple_style  +
      scale_y_continuous(expand = c(0,0),limits=c(0,max(c.max*1.1,1))) +
      # expand_limits(y=c1a.max*1.1) +
      theme(
        legend.position="top"
        ,legend.text = element_text(size=35,color=blue)
        ,legend.justification=c(0,0)
        ,legend.direction="vertical"
        ,axis.title.x=element_blank()
        ,axis.title.y=element_blank()
        ,axis.ticks=element_blank()
        ,axis.line.y = element_blank()
        ,axis.line.x = element_line(color=blue, size = 1.1)
        ,axis.text.y = element_blank()
        ,axis.text.x = element_text(size=25,color=blue,margin=margin(t=20,r=0,b=0,l=0))
        ,legend.background = element_rect(fill = "transparent", colour = "transparent")
        ,legend.key = element_blank()
      ) + geom_text(size=9,aes(group=disagg.value,label=safeFormat(value)),position=position_dodge(spacing),vjust=-0.3,show.legend=F,color=blue) 
    return(c)
  }
  # Charts 8-16
  c8 = grouped_bar(countrydat, "wasting_percent","gender",c("Male","Female","Both"),percent=T,fill=yellowOrangeRedFill,legend=T)
  c9 = grouped_line(countrydat, "stunting_percent","gender",c("Male","Female","Both"),percent=T,color=yellowOrangeRedColor,fill=yellowOrangeRedFill)
  c10 = grouped_line(countrydat, "overweight_percent","gender",c("Male","Female","Both"),percent=T,color=yellowOrangeRedColor,fill=yellowOrangeRedFill)
  c11 = grouped_bar(countrydat, "wasting_percent","income",c("Poorest","Second poorest","Middle","Second wealthiest","Wealthiest"),percent=T,fill=quintileFill,legend=T)
  c12 = grouped_line(countrydat, "stunting_percent","income",c("Poorest","Second poorest","Middle","Second wealthiest","Wealthiest"),percent=T,color=quintileColor,fill=quintileFill)
  c13 = grouped_line(countrydat, "overweight_percent","income",c("Poorest","Second poorest","Middle","Second wealthiest","Wealthiest"),percent=T,color=quintileColor,fill=quintileFill)
  c14 = grouped_bar(countrydat, "wasting_percent","location",c("Urban","Rural"),percent=T,legend=T)
  c15 = grouped_line(countrydat, "stunting_percent","location",c("Urban","Rural"),percent=T)
  c16 = grouped_line(countrydat, "overweight_percent","location",c("Urban","Rural"),percent=T)
  
  # Chart 17
  wasting = as.numeric(subset(countrydat, indicator=="coexistence" & disagg.value=="Wasting alone")$value)
  stunting = as.numeric(subset(countrydat, indicator=="coexistence" & disagg.value=="Stunting alone")$value)
  overweight = as.numeric(subset(countrydat, indicator=="coexistence" & disagg.value=="Overweight alone")$value)
  wasting_and_stunting = as.numeric(subset(countrydat, indicator=="coexistence" & disagg.value=="Wasting and stunting")$value)
  stunting_and_overweight = as.numeric(subset(countrydat, indicator=="coexistence" & disagg.value=="Stunting and overweight")$value)
  all = 1
  
  free = as.numeric(subset(countrydat, indicator=="coexistence" & disagg.value=="Not wasting, stunting, or overweight")$value)

  combinations = c(
    A=0
    ,B=0
    ,C=0
    ,D=all
    ,"A&B"=0
    ,"A&C"=0
    ,"A&D"=wasting
    ,"B&C"=0
    ,"B&D"=stunting
    ,"C&D"=overweight
    ,"A&B&C"=0
    ,"A&B&D"=wasting_and_stunting
    ,"A&C&D"=0
    ,"B&C&D"=stunting_and_overweight
    ,"A&B&C&D"=0
  )
  
  label.vals = combinations
  label.vals["D"] = free

  label.text = percent(label.vals)
  label.text[which(label.vals<=0.02)] = ""
  
  c17 = tryCatch({euler(combinations,shape="ellipse")},error=function(e){no.data})
  
  # Chart 18
  indicators = c(
    "continued_breastfeeding_2yr",
    "continued_breastfeeding_1yr",
    "minimum_accept_diet",
    "minimum_diet_diversity",
    "minimum_meal",
    "solid_foods",
    "exclusive_breastfeeding",
    "early_initiation"
  )
  c18names = c(
    "Continued breastfeeding at 2 years",
    "Continued breastfeeding at 1 year",
    "Minimum acceptable diet",
    "Minimum dietary diversity",
    "Minimum meal frequency",
    "Introduction to solids, semi-solid foods",
    "Exclusive breastfeeding",
    "Early initiation"
  )
  c18data = subset(countrydat,indicator %in% indicators)
  c18data$value = as.numeric(c18data$value)
  c18data = subset(c18data, !is.na(value))
  c18.max <- max(c18data$value,na.rm=TRUE)
  c18.min = 0
  for(j in 1:length(indicators)){
    ind = indicators[j]
    indname = c18names[j]
    c18data$indicator[which(c18data$indicator==ind)] = indname
  }
  c18data$indicator <- factor(c18data$indicator,levels=rev(c18names))
  c18a.data = subset(c18data,disaggregation=="income")
  c18a.data$disagg.value = factor(c18a.data$disagg.value,levels=c("Poorest","Second poorest","Middle","Second wealthiest","Wealthiest"))
  c18b.data = subset(c18data,disaggregation=="location")
  if(nrow(c18a.data)==0){
    c18a <- no.data
    c18a.missing = T
    if(nrow(c18b.data)>0){
      c18b.missing = F
      c18b = ggplot(c18b.data,aes(x=value,y=indicator)) +
        geom_rect(aes(group=year,xmin=c18.min,xmax=c18.max,ymin=indicator,ymax=indicator),color=grey) +
        geom_point(size=7,aes(group=disagg.value,colour=disagg.value),shape=21,fill="transparent",stroke=2) +
        scale_x_continuous(breaks = scales::pretty_breaks(n = 5)) +
        quintileColor +
        guides(colour=guide_legend(title=element_blank(),reverse=TRUE,nrow=2,byrow=T)) +
        simple_style  +
        theme(
          legend.position="top"
          ,legend.text = element_text(size=22,color=blue)
          ,legend.justification=c(0,0)
          ,legend.direction="horizontal"
          ,axis.title.y=element_blank()
          ,axis.title.x=element_blank()
          ,axis.ticks=element_blank()
          ,axis.line.y = element_blank()
          ,axis.line.x = element_line(color=blue, size = 1)
          ,axis.text.y = element_text(size=21,color=blue)
          ,axis.text.x = element_text(size=25,color=blue)
          ,legend.background = element_rect(fill = "transparent", colour = "transparent")
          ,legend.key = element_rect(fill = "transparent", colour = "transparent")
          ,legend.key.size = unit(2.5,"lines")
          ,title = element_text(size=30,color=blue)
        ) + labs(title="Urban/rural (%)")
    }else{
      c18b.missing = T
    }
  }else{
    c18a.missing = F
    c18a = ggplot(c18a.data,aes(x=value,y=indicator)) +
      geom_rect(aes(group=year,xmin=c18.min,xmax=c18.max,ymin=indicator,ymax=indicator),color=grey) +
      geom_point(size=7,aes(group=disagg.value,colour=disagg.value),shape=21,fill="transparent",stroke=2) +
      scale_x_continuous(breaks = scales::pretty_breaks(n = 5)) +
      quintileColor +
      guides(colour=guide_legend(title=element_blank(),reverse=TRUE,nrow=2,byrow=T)) +
      simple_style  +
      theme(
        legend.position="top"
        ,legend.text = element_text(size=22,color=blue)
        ,legend.justification=c(0,0)
        ,legend.direction="horizontal"
        ,axis.title.y=element_blank()
        ,axis.title.x=element_blank()
        ,axis.ticks=element_blank()
        ,axis.line.y = element_blank()
        ,axis.line.x = element_line(color=blue, size = 1)
        ,axis.text.y = element_text(size=21,color=blue)
        ,axis.text.x = element_text(size=25,color=blue)
        ,legend.background = element_rect(fill = "transparent", colour = "transparent")
        ,legend.key = element_rect(fill = "transparent", colour = "transparent")
        ,legend.key.size = unit(2.5,"lines")
        ,title = element_text(size=30,color=blue)
      ) + labs(title="Wealth quintiles (%)")
    if(nrow(c18b.data)>0){
      c18b.missing = F
      c18b = ggplot(c18b.data,aes(x=value,y=indicator)) +
        geom_rect(aes(group=year,xmin=c18.min,xmax=c18.max,ymin=indicator,ymax=indicator),color=grey) +
        geom_point(size=7,aes(group=disagg.value,colour=disagg.value),shape=21,fill="transparent",stroke=2) +
        scale_x_continuous(breaks = scales::pretty_breaks(n = 5)) +
        quintileColor +
        guides(colour=guide_legend(title=element_blank(),reverse=TRUE,nrow=2,byrow=T)) +
        simple_style  +
        theme(
          legend.position="top"
          ,legend.text = element_text(size=22,color=blue)
          ,legend.justification=c(0,0)
          ,legend.direction="horizontal"
          ,axis.title.y=element_blank()
          ,axis.title.x=element_blank()
          ,axis.ticks=element_blank()
          ,axis.line.y = element_blank()
          ,axis.line.x = element_line(color=blue, size = 1)
          ,axis.text.y = element_blank()
          ,axis.text.x = element_text(size=25,color=blue)
          ,legend.background = element_rect(fill = "transparent", colour = "transparent")
          ,legend.key = element_rect(fill = "transparent", colour = "transparent")
          ,legend.key.size = unit(2.5,"lines")
          ,title = element_text(size=30,color=blue)
        ) + labs(title="Urban/rural (%)")
    }else{
      c18b.missing = T
    }
  }
  # Charts 19-27
  c19 = grouped_line(countrydat, "adolescent_underweight","gender",c("Male","Female"),percent=T,legend=T)
  c20 = grouped_line(countrydat, "adolescent_overweight","gender",c("Male","Female"),percent=T)
  c21 = grouped_line(countrydat, "adolescent_obesity","gender",c("Male","Female"),percent=T)
  c22 = grouped_line(countrydat, "adult_diabetes","gender",c("Male","Female"),percent=T,legend=T)
  c23 = grouped_line(countrydat, "adult_overweight","gender",c("Male","Female"),percent=T)
  c24 = grouped_line(countrydat, "adult_obesity","gender",c("Male","Female"),percent=T)
  c25 = grouped_line(countrydat, "adult_blood_pressure","gender",c("Male","Female"),percent=T,legend=T)
  c26 = grouped_line(countrydat, "adult_anaemia","gender",c("Male","Female"),percent=T)
  c27 = single_bar(countrydat, "adult_sodium",c("All"),percent=T,fill=yellowOrangeRedFill,legend=T)
  #Have both c1a and c1b
  if(!c1a.missing && !c1b.missing){
    Cairo(file="c1a.png",width=400,height=600,units="px",bg="white")
    tryCatch({print(c1a)},error=function(e){message(e);print(no.data)})
    dev.off()
    Cairo(file="c1b.png",width=400,height=600,units="px",bg="white")
    tryCatch({print(c1b)},error=function(e){message(e);print(no.data)})
    dev.off()
    Cairo(file="c1.png",width=800,height=600,units="px",bg="transparent")
    print(cblank)
    dev.off()
  }
  #Have only c1a
  if(!c1a.missing && c1b.missing){
    Cairo(file="c1a.png",width=400,height=600,units="px",bg="transparent")
    print(cblank)
    dev.off()
    Cairo(file="c1b.png",width=400,height=600,units="px",bg="transparent")
    print(cblank)
    dev.off()
    Cairo(file="c1.png",width=800,height=600,units="px",bg="white")
    tryCatch({print(c1a)},error=function(e){message(e);print(no.data)})
    dev.off()
  }
  #Have only c1b
  if(c1a.missing && !c1b.missing){
    Cairo(file="c1a.png",width=400,height=600,units="px",bg="transparent")
    print(cblank)
    dev.off()
    Cairo(file="c1b.png",width=400,height=600,units="px",bg="transparent")
    print(cblank)
    dev.off()
    Cairo(file="c1.png",width=800,height=600,units="px",bg="white")
    tryCatch({print(c1b)},error=function(e){message(e);print(no.data)})
    dev.off()
  }
  #Have neither c1a or c1b
  if(c1a.missing && c1b.missing){
    Cairo(file="c1a.png",width=400,height=600,units="px",bg="transparent")
    print(cblank)
    dev.off()
    Cairo(file="c1b.png",width=400,height=600,units="px",bg="transparent")
    print(cblank)
    dev.off()
    Cairo(file="c1.png",width=800,height=600,units="px",bg="transparent")
    print(no.data)
    dev.off()
  }
  Cairo(file="c2.png",width=800,height=700,units="px",bg="white")
  tryCatch({print(c2)},error=function(e){message(e);print(no.data)})
  dev.off()
  #Have c3a, c3b, and c3c
  if(!c3a.missing && !c3b.missing && !c3c.missing){
    Cairo(file="c3a.png",width=300,height=600,units="px",bg="white")
    tryCatch({print(c3a)},error=function(e){message(e);print(no.data)})
    dev.off()
    Cairo(file="c3b.png",width=300,height=600,units="px",bg="white")
    tryCatch({print(c3b)},error=function(e){message(e);print(no.data)})
    dev.off()
    Cairo(file="c3c.png",width=300,height=600,units="px",bg="white")
    tryCatch({print(c3c)},error=function(e){message(e);print(no.data)})
    dev.off()
    Cairo(file="c3d.png",width=450,height=600,units="px",bg="transparent")
    print(cblank)
    dev.off()
    Cairo(file="c3e.png",width=450,height=600,units="px",bg="transparent")
    print(cblank)
    dev.off()
    Cairo(file="c3.png",width=900,height=600,units="px",bg="transparent")
    print(cblank)
    dev.off()
  }
  #Have c3a and c3b only
  if(!c3a.missing && !c3b.missing && c3c.missing){
    Cairo(file="c3a.png",width=300,height=600,units="px",bg="transparent")
    print(cblank)
    dev.off()
    Cairo(file="c3b.png",width=300,height=600,units="px",bg="transparent")
    print(cblank)
    dev.off()
    Cairo(file="c3c.png",width=300,height=600,units="px",bg="transparent")
    print(cblank)
    dev.off()
    Cairo(file="c3d.png",width=450,height=600,units="px",bg="white")
    tryCatch({print(c3a)},error=function(e){message(e);print(no.data)})
    dev.off()
    Cairo(file="c3e.png",width=450,height=600,units="px",bg="white")
    tryCatch({print(c3b)},error=function(e){message(e);print(no.data)})
    dev.off()
    Cairo(file="c3.png",width=900,height=600,units="px",bg="transparent")
    print(cblank)
    dev.off()
  }
  #Have c3a and c3c only
  if(!c3a.missing && c3b.missing && !c3c.missing){
    Cairo(file="c3a.png",width=300,height=600,units="px",bg="transparent")
    print(cblank)
    dev.off()
    Cairo(file="c3b.png",width=300,height=600,units="px",bg="transparent")
    print(cblank)
    dev.off()
    Cairo(file="c3c.png",width=300,height=600,units="px",bg="transparent")
    print(cblank)
    dev.off()
    Cairo(file="c3d.png",width=450,height=600,units="px",bg="white")
    tryCatch({print(c3a)},error=function(e){message(e);print(no.data)})
    dev.off()
    Cairo(file="c3e.png",width=450,height=600,units="px",bg="white")
    tryCatch({print(c3c)},error=function(e){message(e);print(no.data)})
    dev.off()
    Cairo(file="c3.png",width=900,height=600,units="px",bg="transparent")
    print(cblank)
    dev.off()
  }
  #Have c3b and c3c only
  if(c3a.missing && !c3b.missing && !c3c.missing){
    Cairo(file="c3a.png",width=300,height=600,units="px",bg="transparent")
    print(cblank)
    dev.off()
    Cairo(file="c3b.png",width=300,height=600,units="px",bg="transparent")
    print(cblank)
    dev.off()
    Cairo(file="c3c.png",width=300,height=600,units="px",bg="transparent")
    print(cblank)
    dev.off()
    Cairo(file="c3d.png",width=450,height=600,units="px",bg="white")
    tryCatch({print(c3b)},error=function(e){message(e);print(no.data)})
    dev.off()
    Cairo(file="c3e.png",width=450,height=600,units="px",bg="white")
    tryCatch({print(c3c)},error=function(e){message(e);print(no.data)})
    dev.off()
    Cairo(file="c3.png",width=900,height=600,units="px",bg="transparent")
    print(cblank)
    dev.off()
  }
  #have c3a only
  if(!c3a.missing && c3b.missing && c3c.missing){
    Cairo(file="c3a.png",width=300,height=600,units="px",bg="transparent")
    print(cblank)
    dev.off()
    Cairo(file="c3b.png",width=300,height=600,units="px",bg="transparent")
    print(cblank)
    dev.off()
    Cairo(file="c3c.png",width=300,height=600,units="px",bg="transparent")
    print(cblank)
    dev.off()
    Cairo(file="c3d.png",width=450,height=600,units="px",bg="transparent")
    print(cblank)
    dev.off()
    Cairo(file="c3e.png",width=450,height=600,units="px",bg="transparent")
    print(cblank)
    dev.off()
    Cairo(file="c3.png",width=900,height=600,units="px",bg="white")
    tryCatch({print(c3a)},error=function(e){message(e);print(no.data)})
    dev.off()
  }
  #Have c3b only
  if(c3a.missing && !c3b.missing && c3c.missing){
    Cairo(file="c3a.png",width=300,height=600,units="px",bg="transparent")
    print(cblank)
    dev.off()
    Cairo(file="c3b.png",width=300,height=600,units="px",bg="transparent")
    print(cblank)
    dev.off()
    Cairo(file="c3c.png",width=300,height=600,units="px",bg="transparent")
    print(cblank)
    dev.off()
    Cairo(file="c3d.png",width=450,height=600,units="px",bg="transparent")
    print(cblank)
    dev.off()
    Cairo(file="c3e.png",width=450,height=600,units="px",bg="transparent")
    print(cblank)
    dev.off()
    Cairo(file="c3.png",width=900,height=600,units="px",bg="white")
    tryCatch({print(c3b)},error=function(e){message(e);print(no.data)})
    dev.off()
  }
  #have c3c only
  if(c3a.missing && c3b.missing && !c3c.missing){
    Cairo(file="c3a.png",width=300,height=600,units="px",bg="transparent")
    print(cblank)
    dev.off()
    Cairo(file="c3b.png",width=300,height=600,units="px",bg="transparent")
    print(cblank)
    dev.off()
    Cairo(file="c3c.png",width=300,height=600,units="px",bg="transparent")
    print(cblank)
    dev.off()
    Cairo(file="c3d.png",width=450,height=600,units="px",bg="transparent")
    print(cblank)
    dev.off()
    Cairo(file="c3e.png",width=450,height=600,units="px",bg="transparent")
    print(cblank)
    dev.off()
    Cairo(file="c3.png",width=900,height=600,units="px",bg="white")
    tryCatch({print(c3c)},error=function(e){message(e);print(no.data)})
    dev.off()
  }
  #Have none of c3s
  if(c3a.missing && c3b.missing && c3c.missing){
    Cairo(file="c3a.png",width=300,height=600,units="px",bg="transparent")
    print(cblank)
    dev.off()
    Cairo(file="c3b.png",width=300,height=600,units="px",bg="transparent")
    print(cblank)
    dev.off()
    Cairo(file="c3c.png",width=300,height=600,units="px",bg="transparent")
    print(cblank)
    dev.off()
    Cairo(file="c3d.png",width=450,height=600,units="px",bg="transparent")
    print(cblank)
    dev.off()
    Cairo(file="c3e.png",width=450,height=600,units="px",bg="transparent")
    print(cblank)
    dev.off()
    Cairo(file="c3.png",width=900,height=600,units="px",bg="transparent")
    print(no.data)
    dev.off()
  }
  Cairo(file="c4.png",width=800,height=700,units="px",bg="white")
  tryCatch({print(c4)},error=function(e){message(e);print(no.data)})
  dev.off()
  Cairo(file="c5.png",width=800,height=700,units="px",bg="white")
  tryCatch({print(c5)},error=function(e){message(e);print(no.data)})
  dev.off()
  Cairo(file="c6.png",width=800,height=700,units="px",bg="white")
  tryCatch({print(c6)},error=function(e){message(e);print(no.data)})
  dev.off()
  Cairo(file="c7.png",width=800,height=700,units="px",bg="white")
  tryCatch({print(c7)},error=function(e){message(e);print(no.data)})
  dev.off()
  Cairo(file="c8.png",width=800,height=700,units="px",bg="white")
  tryCatch({print(c8)},error=function(e){message(e);print(no.data)})
  dev.off()
  Cairo(file="c9.png",width=800,height=700,units="px",bg="white")
  tryCatch({print(c9)},error=function(e){message(e);print(no.data)})
  dev.off()
  Cairo(file="c10.png",width=800,height=700,units="px",bg="white")
  tryCatch({print(c10)},error=function(e){message(e);print(no.data)})
  dev.off()
  Cairo(file="c11.png",width=800,height=700,units="px",bg="white")
  tryCatch({print(c11)},error=function(e){message(e);print(no.data)})
  dev.off()
  Cairo(file="c12.png",width=800,height=700,units="px",bg="white")
  tryCatch({print(c12)},error=function(e){message(e);print(no.data)})
  dev.off()
  Cairo(file="c13.png",width=800,height=700,units="px",bg="white")
  tryCatch({print(c13)},error=function(e){message(e);print(no.data)})
  dev.off()
  Cairo(file="c14.png",width=800,height=700,units="px",bg="white")
  tryCatch({print(c14)},error=function(e){message(e);print(no.data)})
  dev.off()
  Cairo(file="c15.png",width=800,height=700,units="px",bg="white")
  tryCatch({print(c15)},error=function(e){message(e);print(no.data)})
  dev.off()
  Cairo(file="c16.png",width=800,height=700,units="px",bg="white")
  tryCatch({print(c16)},error=function(e){message(e);print(no.data)})
  dev.off()
  png(filename="c17.png",width=600,height=600,units="px",bg="white",type="cairo")
  print(plot(c17,
       legend = list(labels=c("Wasted","Stunting","Overweight","Free from"),font="arial",fontsize=20)
       # ,edges = list(col=blue)
       ,quantities = list(labels=label.text,fontsize=15)
       ,fills=list(fill=c(yellow,orange,light.blue,grey),alpha=1)
  ))
  dev.off()
  #Have both c18a and c18b
  if(!c18a.missing && !c18b.missing){
    Cairo(file="c18a.png",width=1350,height=600,units="px",bg="white")
    tryCatch({print(c18a)},error=function(e){message(e);print(no.data)})
    dev.off()
    Cairo(file="c18b.png",width=1050,height=600,units="px",bg="white")
    tryCatch({print(c18b)},error=function(e){message(e);print(no.data)})
    dev.off()
    Cairo(file="c18.png",width=2400,height=600,units="px",bg="transparent")
    print(cblank)
    dev.off()
  }
  #Have only c18a
  if(!c18a.missing && c18b.missing){
    Cairo(file="c18a.png",width=1350,height=600,units="px",bg="transparent")
    print(cblank)
    dev.off()
    Cairo(file="c18b.png",width=1050,height=600,units="px",bg="transparent")
    print(cblank)
    dev.off()
    Cairo(file="c18.png",width=2400,height=600,units="px",bg="white")
    tryCatch({print(c18a)},error=function(e){message(e);print(no.data)})
    dev.off()
  }
  #Have only c18b
  if(c18a.missing && !c18b.missing){
    Cairo(file="c18a.png",width=1350,height=600,units="px",bg="transparent")
    print(cblank)
    dev.off()
    Cairo(file="c18b.png",width=1050,height=600,units="px",bg="transparent")
    print(cblank)
    dev.off()
    Cairo(file="c18.png",width=2400,height=600,units="px",bg="white")
    tryCatch({print(c18b)},error=function(e){message(e);print(no.data)})
    dev.off()
  }
  #Have neither c18a or c18b
  if(c18a.missing && c18b.missing){
    Cairo(file="c18a.png",width=1350,height=600,units="px",bg="transparent")
    print(cblank)
    dev.off()
    Cairo(file="c18b.png",width=1050,height=600,units="px",bg="transparent")
    print(cblank)
    dev.off()
    Cairo(file="c18.png",width=2400,height=600,units="px",bg="transparent")
    print(no.data)
    dev.off()
  }
  Cairo(file="c19.png",width=800,height=700,units="px",bg="white")
  tryCatch({print(c19)},error=function(e){message(e);print(no.data)})
  dev.off()
  Cairo(file="c20.png",width=800,height=700,units="px",bg="white")
  tryCatch({print(c20)},error=function(e){message(e);print(no.data)})
  dev.off()
  Cairo(file="c21.png",width=800,height=700,units="px",bg="white")
  tryCatch({print(c21)},error=function(e){message(e);print(no.data)})
  dev.off()
  Cairo(file="c22.png",width=800,height=700,units="px",bg="white")
  tryCatch({print(c22)},error=function(e){message(e);print(no.data)})
  dev.off()
  Cairo(file="c23.png",width=800,height=700,units="px",bg="white")
  tryCatch({print(c23)},error=function(e){message(e);print(no.data)})
  dev.off()
  Cairo(file="c24.png",width=800,height=700,units="px",bg="white")
  tryCatch({print(c24)},error=function(e){message(e);print(no.data)})
  dev.off()
  Cairo(file="c25.png",width=800,height=700,units="px",bg="white")
  tryCatch({print(c25)},error=function(e){message(e);print(no.data)})
  dev.off()
  Cairo(file="c26.png",width=800,height=700,units="px",bg="white")
  tryCatch({print(c26)},error=function(e){message(e);print(no.data)})
  dev.off()
  Cairo(file="c27.png",width=800,height=700,units="px",bg="white")
  tryCatch({print(c27)},error=function(e){message(e);print(no.data)})
  dev.off()
}
####End loop####
